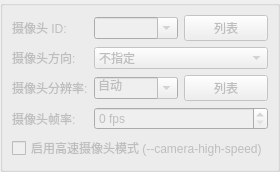
          <widget class="QWidget" name="page_camera">
           <attribute name="label">
            <string>摄像头设置 (Camera)</string>
           </attribute>
           <layout class="QVBoxLayout" name="verticalLayout_cameraPage">
            <property name="leftMargin">
             <number>0</number>
            </property>
            <property name="topMargin">
             <number>0</number>
            </property>
            <property name="rightMargin">
             <number>0</number>
            </property>
            <property name="bottomMargin">
             <number>0</number>
            </property>
            <item>
             <widget class="QGroupBox" name="groupBox_cameraSettings">
              <property name="enabled">
               <bool>false</bool>
              </property>
              <property name="title">
               <string/>
              </property>
              <property name="flat">
               <bool>true</bool>
              </property>
              <layout class="QFormLayout" name="formLayout_cameraSettings">
               <item row="0" column="0">
                <widget class="QLabel" name="label_cameraID">
                 <property name="text">
                  <string>摄像头 ID:</string>
                 </property>
                </widget>
               </item>
               <item row="0" column="1">
                <layout class="QHBoxLayout" name="horizontalLayout_cameraID">
                 <item>
                  <widget class="QComboBox" name="comboBox_cameraID">
                   <property name="toolTip">
                    <string>--camera-id: 选择要镜像的摄像头</string>
                   </property>
                   <property name="editable">
                    <bool>true</bool>
                   </property>
                  </widget>
                 </item>
                 <item>
                  <widget class="QPushButton" name="btn_listCameras">
                   <property name="toolTip">
                    <string>--list-cameras: 列出所有摄像头</string>
                   </property>
                   <property name="text">
                    <string>列表</string>
                   </property>
                  </widget>
                 </item>
                </layout>
               </item>
               <item row="1" column="0">
                <widget class="QLabel" name="label_cameraFacing">
                 <property name="text">
                  <string>摄像头方向:</string>
                 </property>
                </widget>
               </item>
               <item row="1" column="1">
                <widget class="QComboBox" name="comboBox_cameraFacing">
                 <property name="toolTip">
                  <string>--camera-facing: 按方向选择摄像头</string>
                 </property>
                 <item>
                  <property name="text">
                   <string>不指定</string>
                  </property>
                 </item>
                 <item>
                  <property name="text">
                   <string>前置 (front)</string>
                  </property>
                 </item>
                 <item>
                  <property name="text">
                   <string>后置 (back)</string>
                  </property>
                 </item>
                 <item>
                  <property name="text">
                   <string>外接 (external)</string>
                  </property>
                 </item>
                </widget>
               </item>
               <item row="2" column="0">
                <widget class="QLabel" name="label_cameraSize">
                 <property name="text">
                  <string>摄像头分辨率:</string>
                 </property>
                </widget>
               </item>
               <item row="2" column="1">
                <layout class="QHBoxLayout" name="horizontalLayout_cameraSize">
                 <item>
                  <widget class="QComboBox" name="comboBox_cameraSize">
                   <property name="toolTip">
                    <string>--camera-size: 指定摄像头分辨率</string>
                   </property>
                   <property name="editable">
                    <bool>true</bool>
                   </property>
                   <item>
                    <property name="text">
                     <string>自动</string>
                    </property>
                   </item>
                  </widget>
                 </item>
                 <item>
                  <widget class="QPushButton" name="btn_listCameraSizes">
                   <property name="toolTip">
                    <string>--list-camera-sizes: 列出所有支持的分辨率</string>
                   </property>
                   <property name="text">
                    <string>列表</string>
                   </property>
                  </widget>
                 </item>
                </layout>
               </item>
               <item row="3" column="0">
                <widget class="QLabel" name="label_cameraFPS">
                 <property name="text">
                  <string>摄像头帧率:</string>
                 </property>
                </widget>
               </item>
               <item row="3" column="1">
                <widget class="QSpinBox" name="spinBox_cameraFPS">
                 <property name="toolTip">
                  <string>--camera-fps: 指定摄像头捕获帧率 (0=默认)</string>
                 </property>
                 <property name="suffix">
                  <string> fps</string>
                 </property>
                 <property name="minimum">
                  <number>0</number>
                 </property>
                 <property name="maximum">
                  <number>120</number>
                 </property>
                 <property name="value">
                  <number>0</number>
                 </property>
                </widget>
               </item>
               <item row="4" column="0" colspan="2">
                <widget class="QCheckBox" name="checkBox_cameraHighSpeed">
                 <property name="toolTip">
                  <string>仅适用于特定分辨率和帧率</string>
                 </property>
                 <property name="text">
                  <string>启用高速摄像头模式 (--camera-high-speed)</string>
                 </property>
                </widget>
               </item>
              </layout>
             </widget>
            </item>
           </layout>
          </widget>
